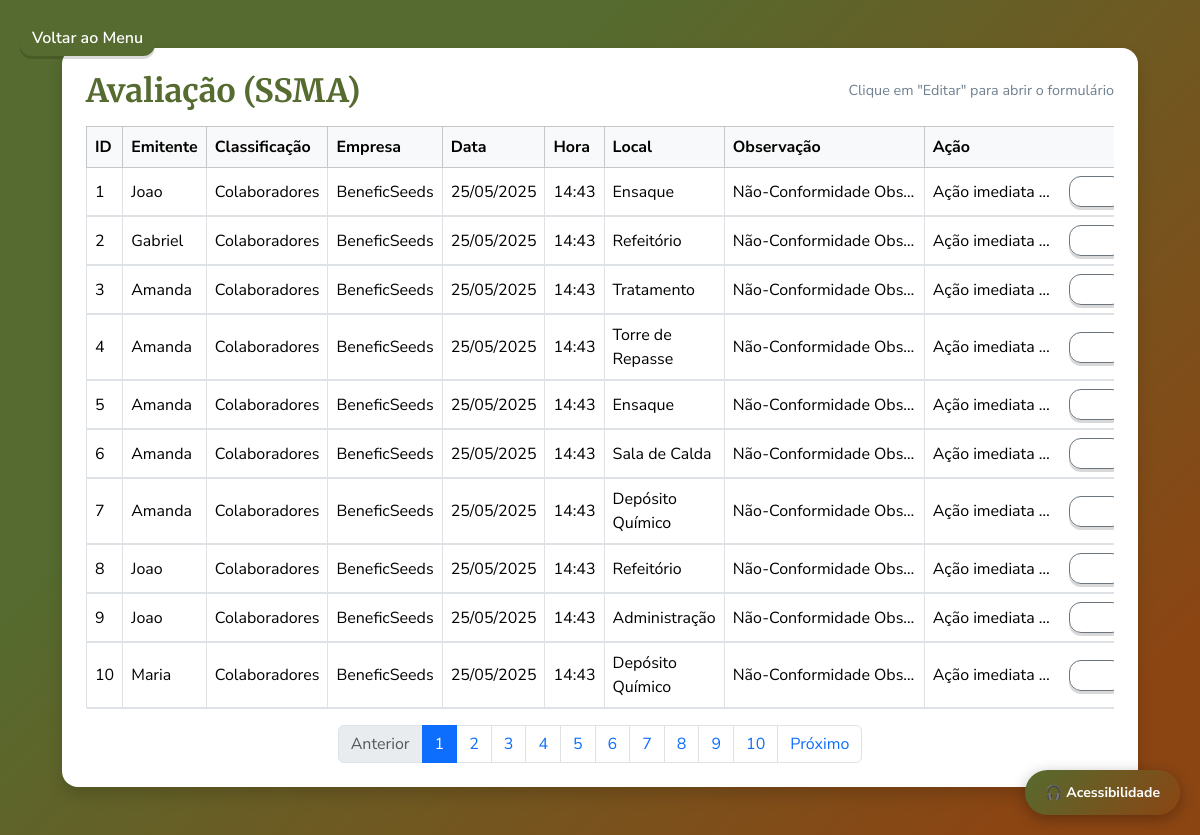
/ssma (signed in), run on the app's committed database.
### app.py (models this page shows)
class Entrada(db.Model):
    id = db.Column(db.Integer, primary_key=True)
    emitente = db.Column(db.String(40), nullable=False)
    classificação = db.Column(db.String(15), nullable=False)
    empresa = db.Column(db.String(15), nullable=False)
    data = db.Column(db.Date, nullable=False)
    hora = db.Column(db.Time, nullable=False)
    local = db.Column(db.String(20), nullable=False)
    observação = db.Column(db.String(150), nullable=False)
    ação = db.Column(db.String(150), nullable=False)
    class_sst = db.Column(db.String(50), nullable=True)
    class_ambiental = db.Column(db.String(50), nullable=True)
    causa = db.Column(db.String(300), nullable=True)
    parecer = db.Column(db.String(100), nullable=True)
    num_ordem_man = db.Column(db.String(20), nullable=True)
    obs_sprocedencia = db.Column(db.String(20), nullable=True)
    obs_justificativa = db.Column(db.String(20), nullable=True)
    multipla_condição = db.Column(db.String(60), nullable=True)
    multipla_comportamento = db.Column(db.String(60), nullable=True)
    multipla_ambiental = db.Column(db.String(60), nullable=True)
    funcionario = db.Column(db.String(20), nullable=True)

### app.py (the view, shortened to what this page needs)
@app.route("/ssma", methods=["GET", "POST"])
def ssma():
    if not session.get("logado"):
        return redirect(url_for("login"))
    try:
        page = int(request.args.get('page', 1))
        if page < 1:
            page = 1
    except ValueError:
        page = 1
    per_page = 10
    entradas_pag = Entrada.query.order_by(Entrada.id.asc()).paginate(page=page, per_page=per_page, error_out=False)
    return render_template("ssma.html",
                           entradas=entradas_pag.items,
                           page=page,
                           total_pages=entradas_pag.pages)

### templates/ssma.html (shortened to what this page needs)
{% extends "base.html" %}
{% block content %}
<div class="container py-5 centered">
    <div class="card card-wide shadow p-4">
        <div class="d-flex justify-content-between align-items-center mb-3">
            <h2 class="mb-0">Avaliação (SSMA)</h2>
            <div class="small-muted">Clique em "Editar" para abrir o formulário</div>
        </div>
        <form method="POST">
            <div class="table-responsive">
                <table class="table table-bordered table-hover align-middle mb-0">
                    <thead class="table-light">
                        <tr>
                            <th>ID</th>
                            <th>Emitente</th>
                            <th>Classificação</th>
                            <th>Empresa</th>
                            <th>Data</th>
                            <th>Hora</th>
                            <th>Local</th>
                            <th>Observação</th>
                            <th>Ação</th>
                        </tr>
                    </thead>
                    <tbody>
                    {% for entrada in entradas %}
                        <tr class="row-clickable" onclick="document.getElementById('btn-toggle-{{ entrada.id }}').click();">
                            <td>{{ entrada.id }}</td>
                            <td class="text-truncate" style="max-width:160px;" title="{{ entrada.emitente }}">{{ entrada.emitente }}</td>
                            <td>{{ entrada.classificação }}</td>
                            <td class="text-truncate" style="max-width:140px;" title="{{ entrada.empresa }}">{{ entrada.empresa }}</td>
                            <td>{{ entrada.data.strftime("%d/%m/%Y") }}</td>
                            <td>{{ entrada.hora.strftime("%H:%M") if entrada.hora else '' }}</td>
                            <td>{{ entrada.local }}</td>
                            <td class="text-truncate" style="max-width:200px;" title="{{ entrada.observação }}">{{ entrada.observação }}</td>
                            <td>
                                <div class="d-flex align-items-center">
                                    <span class="me-2 text-truncate" style="max-width:120px;">{{ entrada.ação }}</span>
                                    <button
                                        id="btn-toggle-{{ entrada.id }}"
                                        type="button"
                                        class="btn btn-sm btn-outline-secondary ms-2"
                                        data-bs-toggle="collapse"
                                        data-bs-target="#collapse-{{ entrada.id }}"
                                        aria-expanded="false"
                                        aria-controls="collapse-{{ entrada.id }}"
                                        aria-label="Editar entrada {{ entrada.id }}">
                                    </button>
                                </div>
                            </td>
                        </tr>
                        <tr>
                            <td colspan="9" class="p-0 border-0">
                                                {% endfor %}
                            </td>
                        </tr>
                    {% else %}
                    </tbody>
                </table>
            </div>
        </form>
        {% if total_pages > 1 %}
        <nav aria-label="Paginação SSMA" class="mt-3">
            <ul class="pagination justify-content-center mb-0">
                <li class="page-item {% if page <= 1 %}disabled{% endif %}">
                    <a class="page-link" href="{{ url_for('ssma', page=page-1) }}">Anterior</a>
                </li>
                {% for p in range(1, total_pages + 1) %}
                <li class="page-item {% if p == page %}active{% endif %}">
                    <a class="page-link" href="{{ url_for('ssma', page=p) }}">{{ p }}</a>
                </li>
                {% endfor %}
                <li class="page-item {% if page >= total_pages %}disabled{% endif %}">
                    <a class="page-link" href="{{ url_for('ssma', page=page+1) }}">Próximo</a>
                </li>
            </ul>
        </nav>
        {% endif %}
    </div>
</div>
{% endblock %}

### templates/base.html (shortened to what this page needs)
<!DOCTYPE html>
<html lang="pt-BR">
<head>
    <link href="https://cdn.jsdelivr.net/npm/bootstrap@5.3.2/dist/css/bootstrap.min.css" rel="stylesheet">
    <link href="{{ url_for('static', filename='css/style.css') }}" rel="stylesheet">
</head>
<body>
    {% if request.path != '/' %}
    <div class="back-row-top">
        <a href="/" class="btn btn-primary">Voltar ao Menu</a>
    </div>
    {% endif %}
    {% block content %}{% endblock %}
    <button id="botao-leitor-global">🎧 Acessibilidade</button>
</body>
</html>

### static/css/style.css (style rules this page uses)
:root { --verde-oliva: #556B2F; --amarelo-dourado: #DAA520; --marrom-avermelhado: #8B4513; --cinza-ardosia: #708090; --branco: #FFFFFF; }
body { font-family: 'Nunito Sans', sans-serif; color: var(--cinza-ardosia); background: linear-gradient(135deg, var(--verde-oliva) 30%, var(--marrom-avermelhado) 90%); margin: 0; padding: 0; min-height: 100vh; justify-content: center; }
.card { background-color: var(--branco); border: none; border-radius: 16px; box-shadow: 0 8px 20px rgba(0, 0, 0, 0.2); color: var(--cinza-ardosia); padding: 2.5rem; width: 100%; max-width: 500px; }
.card-wide { background-color: var(--branco); border: none; border-radius: 16px; box-shadow: 0 8px 20px rgba(0, 0, 0, 0.2); color: var(--cinza-ardosia); padding: 2.5rem; width: 100%; max-width: 1200px; }
h2 { font-family: 'Merriweather', serif; color: var(--verde-oliva); font-weight: 700; }
.btn { border-radius: 12px; font-weight: 600; transition: all 0.2s ease; color: var(--branco); box-shadow: 0 3px 0 rgba(0, 0, 0, 0.15); }
.btn-primary { background-color: var(--verde-oliva); border: none; }
.centered { display: flex; align-items: center; justify-content: center; }
.container { display: flex; justify-content: center; align-items: center; flex-direction: column; min-height: 100vh; max-width: 95%; padding: 2rem; }

### templates/base.html (style rules this page uses)
#botao-leitor-global { position: fixed; bottom: 20px; right: 20px; z-index: 10000; background: linear-gradient(135deg, #556B2F, #8B4513); color: white; border: none; border-radius: 50px; padding: 12px 20px; font-size: 14px; font-weight: bold; cursor: pointer; box-shadow: 0 4px 15px rgba(0,0,0,0.3); transition: all 0.3s ease; font-family: 'Nunito Sans', sans-serif; }
.back-row-top { position: fixed; top: 20px; left: 20px; z-index: 1000; }

### templates/ssma.html (style rules this page uses)
.card-wide { max-width: 1250px; }
.row-clickable { cursor: pointer; }
.small-muted { color: var(--cinza-ardosia); font-size: .9rem; }

### data on the page
Entrada: id "1", emitente "Joao", classificação "Colaboradores", empresa "BeneficSeeds", data "25/05/2025", hora "14:43", local "Ensaque", observação "Não-Conformidade Obs…", ação "Ação imediata…"
Entrada: id "2", emitente "Gabriel", classificação "Colaboradores", empresa "BeneficSeeds", data "25/05/2025", hora "14:43", local "Refeitório", observação "Não-Conformidade Obs…", ação "Ação imediata…"
Entrada: id "3", emitente "Amanda", classificação "Colaboradores", empresa "BeneficSeeds", data "25/05/2025", hora "14:43", local "Tratamento", observação "Não-Conformidade Obs…", ação "Ação imediata…"
Entrada: id "4", emitente "Amanda", classificação "Colaboradores", empresa "BeneficSeeds", data "25/05/2025", hora "14:43", local "Torre de Repasse", observação "Não-Conformidade Obs…", ação "Ação imediata…"
Entrada: id "5", emitente "Amanda", classificação "Colaboradores", empresa "BeneficSeeds", data "25/05/2025", hora "14:43", local "Ensaque", observação "Não-Conformidade Obs…", ação "Ação imediata…"
Entrada: id "6", emitente "Amanda", classificação "Colaboradores", empresa "BeneficSeeds", data "25/05/2025", hora "14:43", local "Sala de Calda", observação "Não-Conformidade Obs…", ação "Ação imediata…"
Entrada: id "7", emitente "Amanda", classificação "Colaboradores", empresa "BeneficSeeds", data "25/05/2025", hora "14:43", local "Depósito Químico", observação "Não-Conformidade Obs…", ação "Ação imediata…"
Entrada: id "8", emitente "Joao", classificação "Colaboradores", empresa "BeneficSeeds", data "25/05/2025", hora "14:43", local "Refeitório", observação "Não-Conformidade Obs…", ação "Ação imediata…"
Entrada: id "9", emitente "Joao", classificação "Colaboradores", empresa "BeneficSeeds", data "25/05/2025", hora "14:43", local "Administração", observação "Não-Conformidade Obs…", ação "Ação imediata…"
Entrada: id "10", emitente "Maria", classificação "Colaboradores", empresa "BeneficSeeds", data "25/05/2025", hora "14:43", local "Depósito Químico", observação "Não-Conformidade Obs…", ação "Ação imediata…"

### other printed values
{{ p }} "1" "2" "3" "4" "5" "6" "7" "8" "9" "10"
